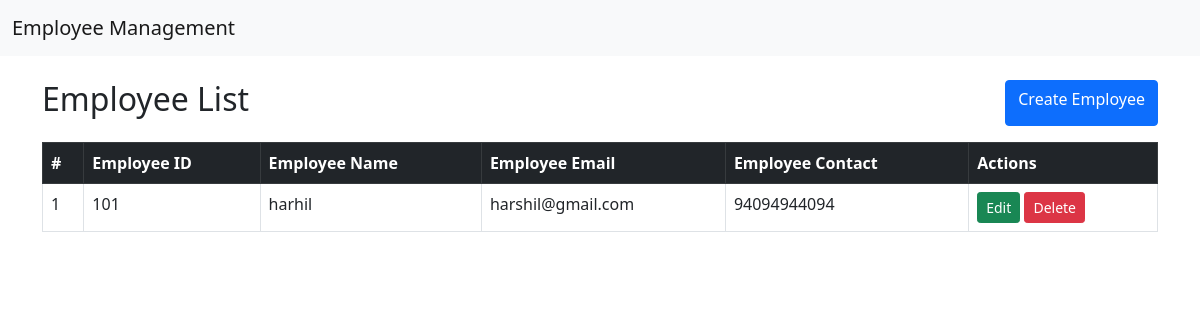
Before: / with the older database file.
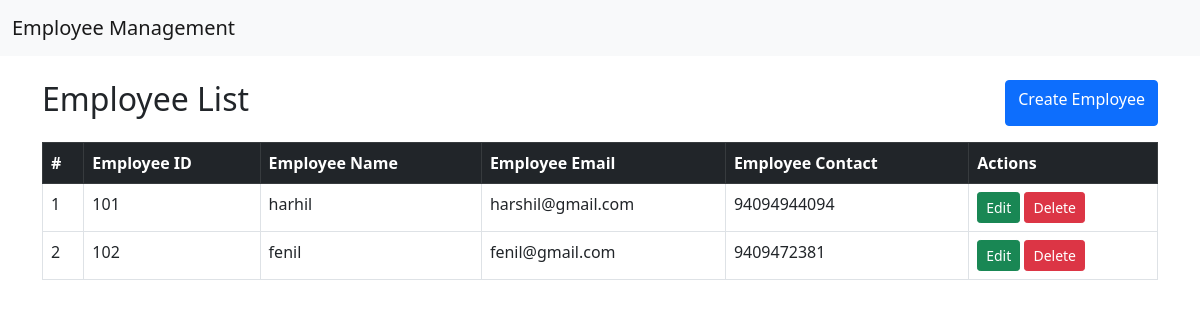
After: the same page with the newer database file.
### employee/models.py (models this page shows, shortened)
class Employee(models.Model):
    employee_id = models.CharField(max_length=20)
    employee_name = models.CharField(max_length=100)
    employee_email = models.EmailField()
    employee_contact = models.CharField(max_length=20)

### employee/views.py (the view)
# urls.py: path('', employee_list, name="list"),
def employee_list(request):
    employee = Employee.objects.all()
    return render(request, 'list.html', {'employees':employee})

### employee/templates/list.html (shortened to what this page needs)
{% extends "base.html" %} {%block title%} Employee List{%endblock%}
 {%block content%}
 <div class="d-flex justify-content-between mb-3">
    <h2>Employee List</h2>
    <a class="btn btn-primary" href={%url 'create'%}>Create Employee</a>
 </div>
 <table class="table table-bordered">
  <thead class="table-dark">
    <tr>
        <th>#</th>
        <th>Employee ID</th>
        <th>Employee Name</th>
        <th>Employee Email</th>
        <th>Employee Contact</th>
        <th>Actions</th>
    </tr>
  </thead>
  <tbody>
    {%if employees%}
    {%for employee in employees%}
    <tr>
        <td>{{forloop.counter}}</td>
        <td>{{employee.employee_id}}</td>
        <td>{{employee.employee_name}}</td>
        <td>{{employee.employee_email}}</td>
        <td>{{employee.employee_contact}}</td>
        <td>
            <a href="{%url 'update' employee.pk%}" class="btn btn-success btn-sm">Edit</a>
            <button class="btn btn-danger btn-sm" data-bs-toggle="modal" data-bs-target="#deleteModal" data-id="{{employee.pk}}">Delete</button>
        </td>
    </tr>
    {%endfor%}{%else%}
    <tr>
    <td colspan="6"class="text-center">No employee found ...</td>
    </tr>
    {%endif%}
    </tbody>
 </table>
 {%endblock%}

### employee/templates/base.html (shortened to what this page needs)
<!DOCTYPE html>
<html lang="en">
  <head>
    <link
      href="https://cdn.jsdelivr.net/npm/bootstrap@5.0.2/dist/css/bootstrap.min.css"
      rel="stylesheet"
    />
  </head>
  <body>
    <nav class="navbar navbar-light navbar-expand-lg bg-light">
      <div class="container-fluid">
        <a class="navbar-brand" href="{%url 'list'%}">Employee Management</a>
      </div>
    </nav>
    <div class="container mt-4">{%block content%} {%endblock%}</div>
  </body>
</html>

Changed rows visible on the page:
added Employee: employee_id "102", employee_name "fenil", employee_email "fenil@gmail.com", employee_contact "9409472381"
